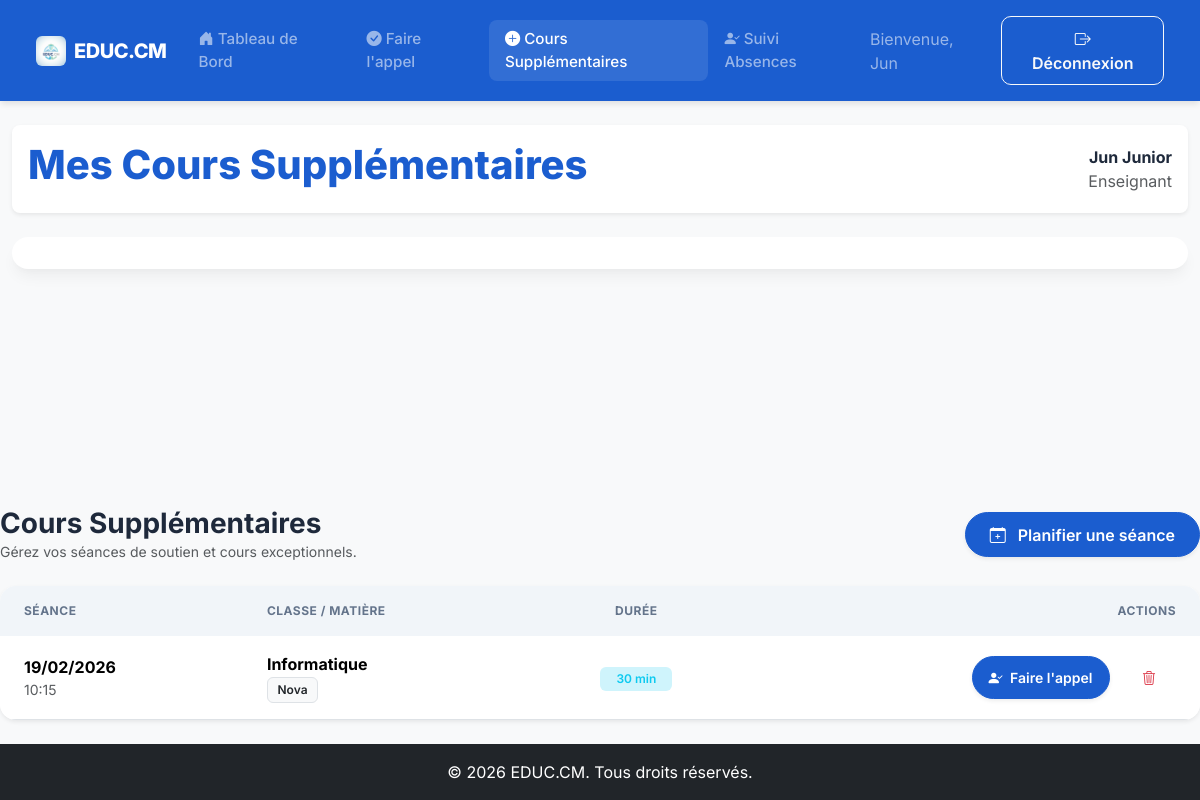
Page /pages/gestion_cours_supplementaires.php (signed in) on the committed database.
### tables this page shows
CREATE TABLE `cours_supplementaires` (
  `id` int(11) NOT NULL,
  `enseignant_id` int(11) NOT NULL,
  `classe_id` int(11) NOT NULL,
  `matiere_id` int(11) NOT NULL,
  `date_heure` datetime NOT NULL,
  `duree_minutes` int(11) NOT NULL
);

CREATE TABLE `matieres` (
  `id` int(11) NOT NULL,
  `nom` varchar(100) NOT NULL
);

CREATE TABLE `classes` (
  `id` int(11) NOT NULL,
  `nom` varchar(100) NOT NULL,
  `niveau` varchar(50) DEFAULT NULL
);

### pages/gestion_cours_supplementaires.php (the view, shortened to what this page needs)
<?php
include '../includes/header.php';
require_once '../includes/db.php';
$enseignant_id = $_SESSION['user_id'];
$stmt_courses = $conn->prepare("SELECT cs.id, cs.date_heure, cs.duree_minutes, c.nom as classe_nom, m.nom as matiere_nom FROM cours_supplementaires cs JOIN classes c ON cs.classe_id = c.id JOIN matieres m ON cs.matiere_id = m.id WHERE cs.enseignant_id = ? ORDER BY cs.date_heure DESC");
$stmt_courses->bind_param("i", $enseignant_id);
$stmt_courses->execute();
$courses_result = $stmt_courses->get_result();
?>
<div class="row mb-4 align-items-center">
    <div class="col-md-6">
        <h3 class="fw-bold text-navy mb-0">Cours Supplémentaires</h3>
        <p class="text-muted small mb-0">Gérez vos séances de soutien et cours exceptionnels.</p>
    </div>
    <div class="col-md-6 text-md-end mt-3 mt-md-0">
        <button class="btn btn-primary rounded-pill shadow-sm px-4" type="button" data-bs-toggle="collapse" data-bs-target="#addCourseForm">
            <i class="bi bi-calendar-plus me-2"></i> Planifier une séance
        </button>
    </div>
</div>
<div class="card border-0 shadow-sm rounded-4 overflow-hidden">
    <div class="card-body p-0">
        <div class="table-responsive">
            <table class="table table-hover align-middle mb-0">
                <thead class="table-light">
                    <tr>
                        <th class="ps-4">Séance</th>
                        <th>Classe / Matière</th>
                        <th class="text-center">Durée</th>
                        <th class="text-end pe-4">Actions</th>
                    </tr>
                </thead>
                <tbody>
                    <?php if ($courses_result->num_rows > 0): ?>
                        <?php while ($course = $courses_result->fetch_assoc()): ?>
                            <tr>
                                <td class="ps-4">
                                    <div class="fw-bold"><?php echo date('d/m/Y', strtotime($course['date_heure'])); ?></div>
                                    <div class="text-muted small"><?php echo date('H:i', strtotime($course['date_heure'])); ?></div>
                                </td>
                                <td>
                                    <div class="fw-bold text-navy"><?php echo htmlspecialchars($course['matiere_nom']); ?></div>
                                    <div class="badge bg-light text-dark border small"><?php echo htmlspecialchars($course['classe_nom']); ?></div>
                                </td>
                                <td class="text-center">
                                    <span class="badge bg-info-subtle text-info px-3"><?php echo $course['duree_minutes']; ?> min</span>
                                </td>
                                <td class="text-end pe-4">
                                    <a href="pages/faire_appel_supp.php?cours_id=<?php echo $course['id']; ?>" class="btn btn-sm btn-primary rounded-pill px-3 shadow-sm">
                                        <i class="bi bi-person-check-fill me-1"></i> Faire l'appel
                                    </a>
                                    <form action="pages/gestion_cours_supplementaires.php" method="POST" class="d-inline" onsubmit="return confirm('Annuler cette séance ?');">
                                        <button type="submit" name="delete_course" class="btn btn-sm btn-outline-danger border-0 ms-2">
                                            <i class="bi bi-trash3"></i>
                                        </button>
                                    </form>
                                </td>
                            </tr>
                        <?php endwhile; ?>
                    <?php else: ?>
                        <tr><td colspan="4" class="text-center py-5 text-muted">Aucun cours supplémentaire planifié.</td></tr>
                    <?php endif; ?>
                </tbody>
            </table>
        </div>
    </div>
</div>
<?php include '../includes/footer.php'; ?>

### css/main.css (style rules this page uses)
:root { --educ-navy: #1b5dcf; --educ-turquoise: #39A9C3; --educ-cyan: #6EC6D0; --educ-green: #64B89A; --educ-bg: #0080ff; --card-shadow: 0 10px 15px -3px rgba(0, 0, 0, 0.05), 0 4px 6px -2px rgba(0, 0, 0, 0.02); }
body { font-family: 'Inter', sans-serif; background-color: var(--educ-bg); color: #1e293b; display: flex; flex-direction: column; min-height: 100vh; }
.card { border: none; border-radius: 16px; box-shadow: var(--card-shadow); transition: transform 0.2s; }
.btn { border-radius: 10px; padding: 0.6rem 1.25rem; font-weight: 600; transition: all 0.3s; }
.btn-primary { background-color: var(--educ-navy); border-color: var(--educ-navy); }
.table { border-radius: 12px; overflow: hidden; }
.table thead th { background-color: #f1f5f9; color: #64748b; font-weight: 700; text-transform: uppercase; font-size: 0.75rem; letter-spacing: 0.5px; padding: 1rem; border: none; }
.table tbody td { padding: 1rem; vertical-align: middle; }
.badge { padding: 0.5em 0.8em; border-radius: 6px; font-weight: 600; }

### rows in the picture
cours_supplementaires: date_heure "19/02/2026", date_heure "10:15", matiere.nom "Informatique", classe.nom "Nova", duree_minutes "30"

### other values in the picture
$user_prenom "Jun"
$page_title "Mes Cours Supplémentaires"
$user_prenom . ' ' . $user_nom "Jun Junior"
$user_role "Enseignant"
